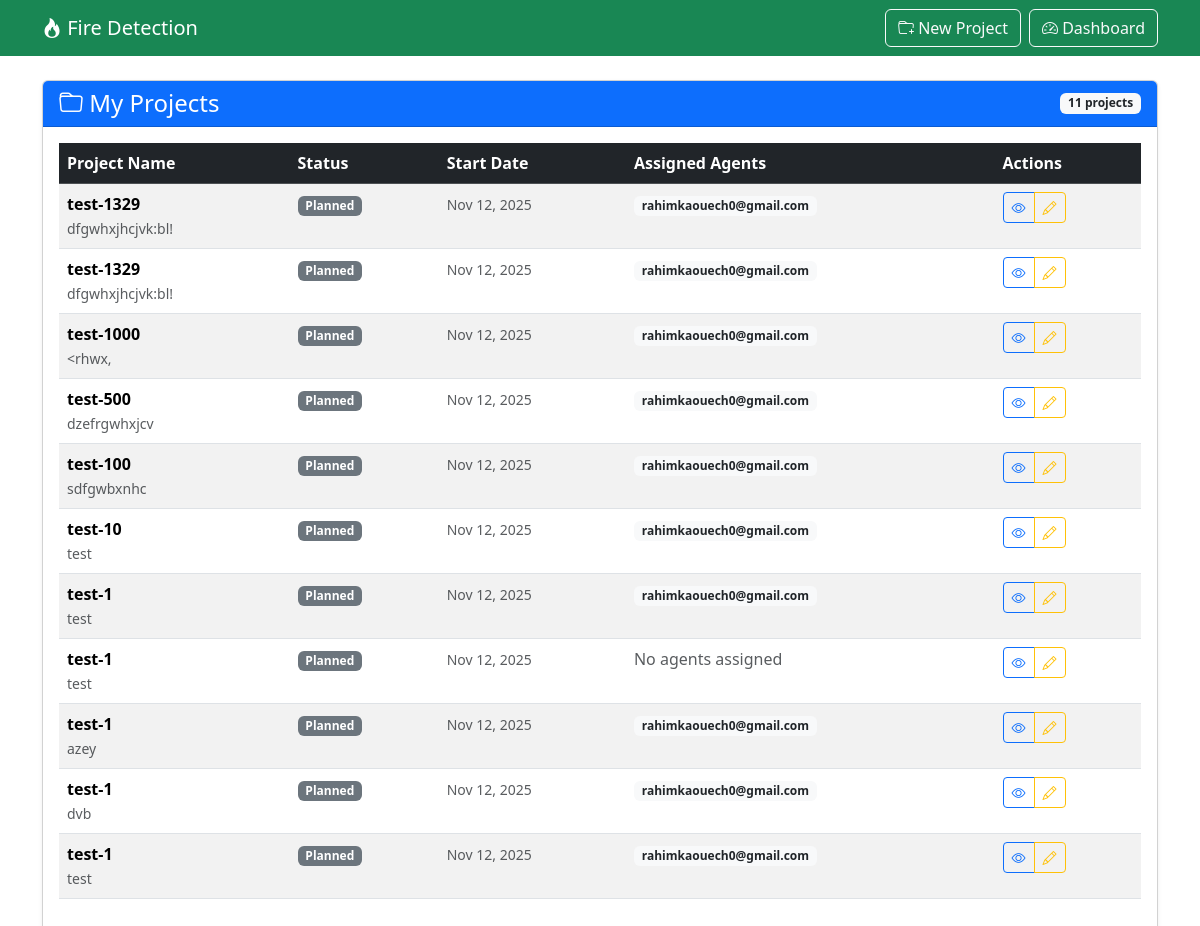
Screenshot of /projects/list/ (signed in) with the database file from the repository.
### projects/models.py (models this page shows, shortened)
class Project(models.Model):
    STATUS_CHOICES = [
        ('planned', 'Planned'),
        ('in_progress', 'In Progress'),
        ('completed', 'Completed'),
        ('cancelled', 'Cancelled'),
    ]
    name = models.CharField(max_length=200)
    description = models.TextField(blank=True)
    start_date = models.DateField()  # ← CE CHAMP DOIT EXISTER
    created_at = models.DateTimeField(auto_now_add=True)
    status = models.CharField(max_length=20, choices=STATUS_CHOICES, default='planned')
    supervisor = models.ForeignKey(
        CustomUser,
        on_delete=models.CASCADE,
        limit_choices_to={'user_type': CustomUser.USER_TYPE_SUPERVISOR},
        related_name='supervised_projects'
    )
    assigned_agents = models.ManyToManyField(
        AgentProfile,
        related_name='assigned_projects',
        blank=True
    )
    class Meta:
        ordering = ['-created_at']
        verbose_name = "Project"
        verbose_name_plural = "Projects"

### agents/models.py (models this page shows, shortened)
class AgentProfile(models.Model):
    user = models.OneToOneField(
        CustomUser,
        on_delete=models.CASCADE,
        limit_choices_to={'user_type': CustomUser.USER_TYPE_AGENT}
    )
    phone_number = models.CharField(max_length=20, blank=True)
    address = models.TextField(blank=True)
    hire_date = models.DateField(auto_now_add=True)
    is_active = models.BooleanField(default=True)

### accounts/models.py (models this page shows, shortened)
class CustomUser(AbstractUser):
	username = None
	email = models.EmailField('email address', unique=True)
	USER_TYPE_ADMIN = 'admin'
	USER_TYPE_SUPERVISOR = 'supervisor'
	USER_TYPE_AGENT = 'agent'
	USER_TYPE_CHOICES = [
		(USER_TYPE_ADMIN, 'Admin'),
		(USER_TYPE_SUPERVISOR, 'Supervisor'),
		(USER_TYPE_AGENT, 'Agent'),
	]
	user_type = models.CharField(max_length=20, choices=USER_TYPE_CHOICES, default=USER_TYPE_AGENT)
	USERNAME_FIELD = 'email'
	REQUIRED_FIELDS = []  # email is required by USERNAME_FIELD
	objects = CustomUserManager()

### projects/views.py (the view)
# urls.py: path('list/', views.project_list, name='project_list'),
@login_required
def project_list(request):
    if request.user.user_type != CustomUser.USER_TYPE_SUPERVISOR:
        return HttpResponseForbidden("Access denied")
    projects = Project.objects.filter(supervisor=request.user)
    return render(request, 'projects/project_list.html', {'projects': projects})

### fire_detection/projects/templates/projects/project_list.html (shortened to what this page needs)
<!doctype html>
<html>
<head>
    <link href="https://cdn.jsdelivr.net/npm/bootstrap@5.3.2/dist/css/bootstrap.min.css" rel="stylesheet">
    <link href="https://cdn.jsdelivr.net/npm/bootstrap-icons@1.7.2/font/bootstrap-icons.css" rel="stylesheet">
</head>
<body>
    <nav class="navbar navbar-expand-lg navbar-dark bg-success">
        <div class="container">
            <a class="navbar-brand" href="{% url 'supervisor_dashboard' %}">
                <i class="bi bi-fire"></i> Fire Detection
            </a>
            <div class="navbar-nav ms-auto">
                <a href="{% url 'projects:create_project' %}" class="btn btn-outline-light me-2">
                    <i class="bi bi-folder-plus"></i> New Project
                </a>
                <a href="{% url 'supervisor_dashboard' %}" class="btn btn-outline-light">
                    <i class="bi bi-speedometer2"></i> Dashboard
                </a>
            </div>
        </div>
    </nav>
    <div class="container mt-4">
        <div class="row">
            <div class="col-12">
                <div class="card shadow-sm">
                    <div class="card-header bg-primary text-white d-flex justify-content-between align-items-center">
                        <h4 class="mb-0">
                            <i class="bi bi-folder"></i> My Projects
                        </h4>
                        <span class="badge bg-light text-dark">{{ projects.count }} projects</span>
                    </div>
                    <div class="card-body">
                        {% if projects %}
                        <div class="table-responsive">
                           <table class="table table-striped table-hover">
    <thead class="table-dark">
        <tr>
            <th>Project Name</th>
            <th>Status</th>
            <th>Start Date</th>
            <th>Assigned Agents</th>
            <th>Actions</th>
        </tr>
    </thead>
    <tbody>
        {% for project in projects %}
        <tr>
            <td>
                <strong>{{ project.name }}</strong>
                {% if project.description %}
                <br><small class="text-muted">{{ project.description|truncatewords:10 }}</small>
                {% endif %}
            </td>
            <td>
                <span class="badge
                    {% if project.status == 'completed' %}bg-success
                    {% elif project.status == 'in_progress' %}bg-primary
                    {% elif project.status == 'cancelled' %}bg-danger
                    {% else %}bg-secondary{% endif %}">
                    {{ project.get_status_display }}
                </span>
            </td>
            <td>
                <small class="text-muted">
                    {{ project.start_date|date:"M d, Y" }}
                </small>
            </td>
            <td>
                {% if project.assigned_agents.all %}
                    {% for agent in project.assigned_agents.all %}
                        <span class="badge bg-light text-dark mb-1">
                            {{ agent.user.email }}
                        </span>
                    {% endfor %}
                {% else %}
                    <span class="text-muted">No agents assigned</span>
                {% endif %}
            </td>
            <td>
                <div class="btn-group btn-group-sm">
                    <a href="{% url 'projects:project_detail' project.id %}" class="btn btn-outline-primary" title="View Details">
                        <i class="bi bi-eye"></i>
                    </a>
                    <button class="btn btn-outline-warning" title="Edit">
                        <i class="bi bi-pencil"></i>
                    </button>
                </div>
            </td>
        </tr>
        {% endfor %}
    </tbody>
</table>
                        </div>
                        {% endif %}
                    </div>
                </div>
            </div>
        </div>
    </div>
</body>
</html>

### rows the page displays
Project: name "test-1329", description "dfgwhxjhcjvk:bl!", status "Planned", start_date "Nov 12, 2025"
AgentProfile: user.email "rahimkaouech0@gmail.com"
Project: name "test-1329", description "dfgwhxjhcjvk:bl!", status "Planned", start_date "Nov 12, 2025"
Project: name "test-1000", description "<rhwx,", status "Planned", start_date "Nov 12, 2025"
Project: name "test-500", description "dzefrgwhxjcv", status "Planned", start_date "Nov 12, 2025"
Project: name "test-100", description "sdfgwbxnhc", status "Planned", start_date "Nov 12, 2025"
Project: name "test-10", description "test", status "Planned", start_date "Nov 12, 2025"
Project: name "test-1", description "test", status "Planned", start_date "Nov 12, 2025"
Project: name "test-1", description "test", status "Planned", start_date "Nov 12, 2025", shows "No agents assigned"
Project: name "test-1", description "azey", status "Planned", start_date "Nov 12, 2025"
Project: name "test-1", description "dvb", status "Planned", start_date "Nov 12, 2025"
Project: name "test-1", description "test", status "Planned", start_date "Nov 12, 2025"

### other values shown
{{ projects.count }} "11"
